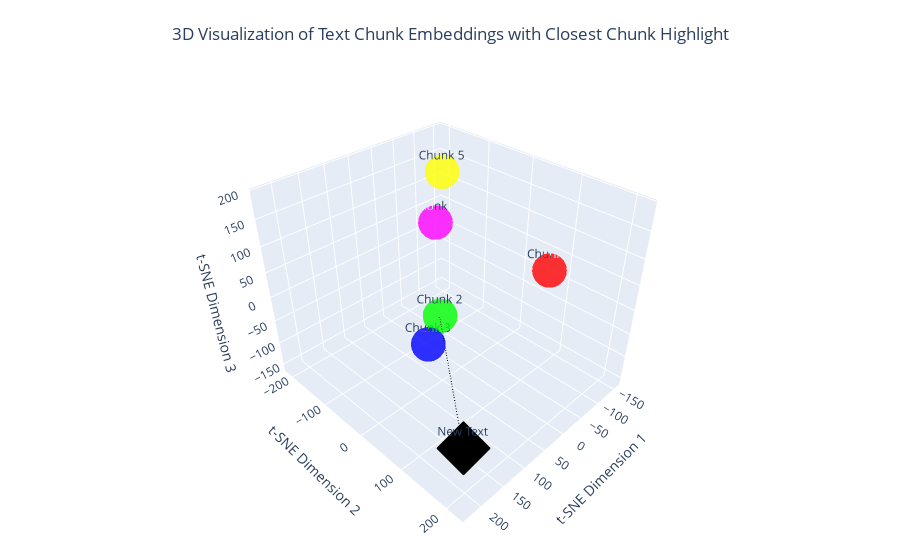

Source (notebook cell):
### Code cell
import numpy as np
import plotly.graph_objects as go
from sklearn.metrics.pairwise import euclidean_distances
from langchain.embeddings import OpenAIEmbeddings
from sklearn.manifold import TSNE
from langchain.text_splitter import RecursiveCharacterTextSplitter

# Sample text about transformers
text = """
The Transformer architecture has become a cornerstone of modern natural language processing. 
It introduced self-attention mechanisms that allow models to weigh the importance of different words in a sequence. 
This innovation led to breakthrough models like BERT and GPT, which achieve remarkable results across many language tasks."""

# Function to process the text and generate embeddings
def process_text(text, chunk_size=100, chunk_overlap=20):
    text_splitter = RecursiveCharacterTextSplitter(
        chunk_size=chunk_size,
        chunk_overlap=chunk_overlap
    )
    chunks = text_splitter.split_text(text)
    embeddings = OpenAIEmbeddings()
    vectors = embeddings.embed_documents(chunks)
    return chunks, np.array(vectors)

# Process the original text
chunks, vectors_array = process_text(text)

# Reduce dimensionality with t-SNE for original chunks
perplexity = min(5, len(vectors_array) - 1)
tsne = TSNE(n_components=3, random_state=42, perplexity=perplexity)
reduced_vectors = tsne.fit_transform(vectors_array)

# Define colors
colors = ['#FF0000', '#00FF00', '#0000FF', '#FF00FF', '#FFFF00', '#00FFFF', 
          '#FFA500', '#800080', '#008000', '#FFC0CB']

# Visualization function
def visualize_with_new_text(new_text, chunk_size=100, chunk_overlap=20):
    # Embed the new text
    embeddings = OpenAIEmbeddings()
    new_embedding = embeddings.embed_query(new_text)  # Use embed_query for single text
    new_embedding_array = np.array(new_embedding).reshape(1, -1)
    
    # Combine the new embedding with original embeddings for visualization
    combined_vectors = np.vstack([vectors_array, new_embedding_array])
    
    # Apply t-SNE again with the combined embeddings
    perplexity = min(5, len(combined_vectors) - 1)
    tsne = TSNE(n_components=3, random_state=42, perplexity=perplexity)
    reduced_combined_vectors = tsne.fit_transform(combined_vectors)
    
    # Extract original and new reduced vectors
    reduced_vectors = reduced_combined_vectors[:-1]
    new_reduced_vector = reduced_combined_vectors[-1]
    
    # Find the closest chunk using Euclidean distance
    distances = euclidean_distances([new_reduced_vector], reduced_vectors).flatten()
    closest_idx = np.argmin(distances)
    closest_chunk = chunks[closest_idx]
    
    # Create 3D visualization
    fig = go.Figure(data=[
        # Original chunks
        go.Scatter3d(
            x=reduced_vectors[:, 0],
            y=reduced_vectors[:, 1],
            z=reduced_vectors[:, 2],
            mode='markers+text',
            text=[f"Chunk {i+1}" for i in range(len(chunks))],
            hovertext=chunks,
            marker=dict(
                size=12,
                color=[colors[i % len(colors)] for i in range(len(chunks))],
                opacity=0.8,
                symbol='circle'
            ),
            textposition='top center'
        ),
        # New text
        go.Scatter3d(
            x=[new_reduced_vector[0]],
            y=[new_reduced_vector[1]],
            z=[new_reduced_vector[2]],
            mode='markers+text',
            text=["New Text"],
            hovertext=[new_text],
            marker=dict(
                size=14,
                color='black',
                opacity=1.0,
                symbol='diamond'
            ),
            textposition='top center'
        ),
        # Line connecting new text to closest chunk
        go.Scatter3d(
            x=[new_reduced_vector[0], reduced_vectors[closest_idx, 0]],
            y=[new_reduced_vector[1], reduced_vectors[closest_idx, 1]],
            z=[new_reduced_vector[2], reduced_vectors[closest_idx, 2]],
            mode='lines',
            line=dict(
                color='black',
                width=2,
                dash='dash'
            ),
            hoverinfo='none'
        )
    ])

    # Update layout for better readability
    fig.update_layout(
        scene=dict(
            xaxis_title="t-SNE Dimension 1",
            yaxis_title="t-SNE Dimension 2", 
            zaxis_title="t-SNE Dimension 3",
            camera=dict(
                up=dict(x=0, y=0, z=1),
                center=dict(x=0, y=0, z=0),
                eye=dict(x=1.5, y=1.5, z=1.5)
            )
        ),
        title={
            'text': "3D Visualization of Text Chunk Embeddings with Closest Chunk Highlight",
            'y':0.95,
            'x':0.5,
            'xanchor': 'center',
            'yanchor': 'top'
        },
        showlegend=False,
        margin=dict(l=0, r=0, t=30, b=0)
    )

    fig.show()
    print(f"Closest chunk to the new text: {closest_chunk}\nDistance: {distances[closest_idx]:.4f}")

# Example usage with a new text
new_text = "What is the role of self-attention in transformers?"
visualize_with_new_text(new_text)

### Figure 1 — Plotly figure (JSON) as saved in the notebook; plotly's stock layout.template omitted (floating-point values rounded to 4 significant figures)
{"data": [{"hovertext": ["The Transformer architecture has become a cornerstone of modern natural language processing.", "It introduced self-attention mechanisms that allow models to weigh the importance of different", "of different words in a sequence.", "This innovation led to breakthrough models like BERT and GPT, which achieve remarkable results", "remarkable results across many language tasks."], "marker": {"color": ["#FF0000", "#00FF00", "#0000FF", "#FF00FF", "#FFFF00"], "opacity": 0.8, "size": 12, "symbol": "circle"}, "mode": "markers+text", "text": ["Chunk 1", "Chunk 2", "Chunk 3", "Chunk 4", "Chunk 5"], "textposition": "top center", "type": "scatter3d", "x": [-155.8, 97.21, 7.259, -137.2, -29.55], "y": [63.66, 43.09, -84.17, -211.3, -80.03], "z": [6.99, 29.51, -155.3, 4.669, 191.7]}, {"hovertext": ["What is the role of self-attention in transformers?"], "marker": {"color": "black", "opacity": 1, "size": 14, "symbol": "diamond"}, "mode": "markers+text", "text": ["New Text"], "textposition": "top center", "type": "scatter3d", "x": [225.9], "y": [219.7], "z": [-28.77]}, {"hoverinfo": "none", "line": {"color": "black", "dash": "dash", "width": 2}, "mode": "lines", "type": "scatter3d", "x": [225.9, 97.21], "y": [219.7, 43.09], "z": [-28.77, 29.51]}], "layout": {"margin": {"b": 0, "l": 0, "r": 0, "t": 30}, "scene": {"camera": {"center": {"x": 0, "y": 0, "z": 0}, "eye": {"x": 1.5, "y": 1.5, "z": 1.5}, "up": {"x": 0, "y": 0, "z": 1}}, "xaxis": {"title": {"text": "t-SNE Dimension 1"}}, "yaxis": {"title": {"text": "t-SNE Dimension 2"}}, "zaxis": {"title": {"text": "t-SNE Dimension 3"}}}, "showlegend": false, "title": {"text": "3D Visualization of Text Chunk Embeddings with Closest Chunk Highlight", "x": 0.5, "xanchor": "center", "y": 0.95, "yanchor": "top"}}}
